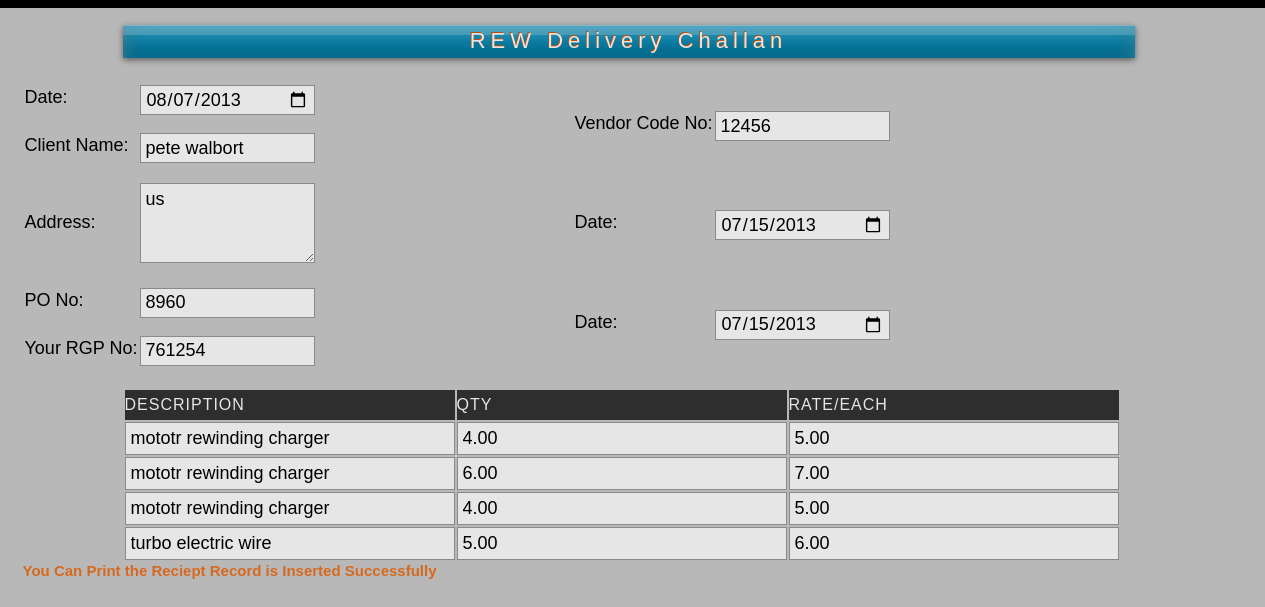
The page /addreciept.php?id=4 on the database its author committed.
### tables this page shows
CREATE TABLE IF NOT EXISTS `invoice` (
  `i_id` int(11) NOT NULL AUTO_INCREMENT,
  `q_date` date NOT NULL,
  `gatepass_no` varchar(20) NOT NULL,
  `c_id` int(11) NOT NULL,
  `c_comp` varchar(50) NOT NULL,
  `q_name` varchar(25) NOT NULL,
  `q_address` varchar(100) NOT NULL,
  `q_mo` bigint(11) NOT NULL,
  `po_no` int(20) NOT NULL,
  `rgp_no` int(20) NOT NULL,
  `dc_no` int(20) NOT NULL,
  `code_no` varchar(20) NOT NULL,
  `tin_no` int(20) NOT NULL,
  `date1` date NOT NULL,
  `date2` date NOT NULL,
  `given` int(2) NOT NULL,
  PRIMARY KEY (`i_id`)
);

CREATE TABLE IF NOT EXISTS `sub_invoice` (
  `s_id` int(11) NOT NULL AUTO_INCREMENT,
  `i_id` int(11) NOT NULL,
  `des` text NOT NULL,
  `quantity` decimal(25,2) NOT NULL,
  `rate` decimal(25,2) NOT NULL,
  `total` double NOT NULL,
  PRIMARY KEY (`s_id`)
);

### addreciept.php (the view, shortened to what this page needs)
<?php
$in=$_REQUEST['id'];
$c_query="select * from invoice where i_id='$in'";
$c_res=mysql_query($c_query);
$c_row=mysql_fetch_array($c_res);
?>
<?php
 $c_query1="select * from sub_invoice where i_id='$in'";
$c_res1=mysql_query($c_query1);
$count=mysql_num_rows($c_res1);
?>
<html>
<head>
<link rel="stylesheet" href="styles2.css" type="text/css" />
<link rel="stylesheet" href="styles.css" type="text/css" />
</head>
<body>
<div id="container">
    <div id="sub-header">
                <div class="quo">
                <form name="form5" action="" method="post" enctype="multipart/form-data">
                <br />
                <div class="quotationI"><center>REW Delivery Challan</center></div>
                <br />
                <table class="q_info3" height="300px">
                <tr><td class="l_form">Date:</td><td><input name="q_date" class="q_in" type="date" value="<?php  echo date("Y-m-d"); ?>"/></td></tr>
                <tr><td class="l_form">Client Name:</td>
                <td>
                <input type="text" class="q_in" name="q_name" value="<?php echo $c_row[5]; ?>">
				</td>
                </tr>
                <tr><td class="l_form">Address:</td><td><textarea class="q_add" name="q_address"><?php echo $c_row[6]; ?></textarea></td></tr>
                <tr><td class="l_form">PO No:</td>
                <td>
                <input type="text" class="q_in" name="po_no" value="<?php echo $c_row[8]; ?>" >
				</td>
                </tr>
                <tr><td class="l_form">Your RGP No:</td>
                <td>
                <input type="text" class="q_in" name="rgp" value="<?php echo $c_row[9]; ?>">
				</td></tr>
                </table>
                <table class="q_info5">
                 <tr><td class="l_form">Vendor Code No:</td>
                <td>
                <input type="text" name="vendr" class="q_in" value="<?php echo $c_row[11]; ?>"/>
				</td></tr>
                 <tr><td class="l_form">Date:</td>
                <td>
                <input type="date" class="q_in" name="date1" value="<?php echo date('Y-m-d', strtotime($c_row[13])); ?>" >
				</td></tr>
                <tr><td class="l_form">Date:</td>
                <td>
                <input type="date" class="q_in" name="date2"value="<?php echo date('Y-m-d', strtotime($c_row[14])); ?>" >
				</td></tr>
                </table>
                <br />
                <table class="des">
                <tr>
                <td class="heading">DESCRIPTION</td>
                <td class="heading" >QTY</td>
                <td class="heading">RATE/EACH</td>
                </tr>
                               <?php
               $count1=1;
				if($count!=NULL)
				{
				while($rows=mysql_fetch_array($c_res1))
				{
					if($count>0)
					{
				?>
                <tr>
                <td>
                 <input class="des_in" type="text" name="d[<?php echo $count1; ?>]" id="0" value="<?php echo $rows[2]?>"><br>
                </td>
                <td>
                 <input class="des_q" type="text" name="q[<?php echo $count1; ?>]" id="0" value="<?php echo $rows[3]?>"><br>
                </td>
                <td>
                 <input class="des_r" type="text" name="r[<?php echo $count1; ?>]" id="0" value="<?php echo $rows[4]?>"><br>
                </td>
                </tr>
                <?php
					$count1=$count1+1;
					}
					$count=$count-1;
					}
                }
				?>
                </table>
                <?php
                $qury="select * from reciept where i_id=$c_row[0]";
				$ans=mysql_query($qury);
				$cnt=mysql_num_rows($ans);
				if($cnt>0)
				{
					echo"<h4> You Can Print the Reciept Record is Inserted Successfully";
                }
				?>
                </form>
  				</div>
                </div>
</div>
</body>
</html>

### styles2.css (style rules this page uses)
body { background:#000; margin:0; padding:0; font-family: Verdana, Geneva, sans-serif; font-size: 13px; color: #000; }
* { margin:0; padding:0; }
form input, form select, form textarea { padding: 5px; color: #333333; border: 1px solid #ddd; border-right:1px solid #ccc; border-bottom:1px solid #ccc; background-color:#fff; font-family: Arial, Helvetica, sans-serif; font-size: 13px; }
h4 { padding-bottom: 10px; font-size: 15px; color: #EE7524; }
#container { width: 960px; margin: 0 auto; padding: 0px; }
div#sub-header { margin-top:8px; margin-bottom:5px; margin-left:-180px; width:1315px; height:1500px; background-color:#CCC; opacity:0.9; }
.quo { margin-left:50px; }
.quotationI { font-size:22px; color:#fff; font-family: Arial, Helvetica, sans-serif; font-weight:500; letter-spacing:5px; background-color:#F87B27; width:80%; height:30px; margin-left:100px; margin-top:2px; text-shadow:-1px -1px #CE5709; background: #F87B27 url('images/frontpage-link.png') repeat-x scroll top left; padding:3px 0px 0px 0px; background:#09C; box-shadow: 0 2px 6px rgba(0,0,0,0.5), inset 0 1px rgba(255,255,255,0.3), inset 0 10px rgba(255,255,255,0.2), inset 0 10px 20px rgba(255,255,255,0.25), inset 0 -15px 30px rgba(0,0,0,0.3); -o-box-shadow: 0 2px 6px rgba(0,0,0,0.5), inset 0 1px rgba(255,255,255,0.3), inset 0 10px rgba(255,255,255,0.2), inset 0 10px 20px rgba(255,255,255,0.25), inset 0 -15px 30px rgba(0,0,0,0.3); -webkit-box-shadow: 0 2px 6px rgba(0,0,0,0.5), inset 0 1px rgba(255,255,255,0.3), inset 0 10px rgba(255,255,255,0.2), inset 0 10px 20px rgba(255,255,255,0.25), inset 0 -15px 30px rgba(0,0,0,0.3); -moz-box-shadow: 0 2px 6px rgba(0,0,0,0.5), inset 0 1px rgba(255,255,255,0.3), inset 0 10px rgba(255,255,255,0.2), inset 0 10px 20px rgba(255,255,255,0.25), inset 0 -15px 30px rgba(0,0,0,0.3); }
.l_form { font-size:18px; color:#000; border:none; margin-left:125px; margin-top:5px; }
.q_in { width:175px; height:30px; border:1px solid #999; background-color:#FFF; font-size:18px; color:#000; margin-top: 5px; }
.q_info5 { margin-left:550px; margin-top:-300px; height:300px; }
.heading { background-color:#333; color:#FFF; height:30px; letter-spacing:1px; }
.des { width:1000px; margin-left:100px; }
.q_add { width:175px; height:80px; background-color:#FFF; font-size:18px; border:1px solid #999; color:#000; }
.des_in { width:100%; background-color:#FFF; font-size:18px; color:#000; border:1px solid #999; }
.des_r { width:100%; height:138%; background-color:#FFF; font-size:18px; color:#000; border:1px solid #999; }
.des_q { width:100%; background-color:#FFF; font-size:18px; color:#000; border:1px solid #999; }

### rows shown on the page
invoice: q_name "pete walbort", q_address "us", po_no "8960", rgp "761254", vendr "12456", date1 "07/15/2013"
sub_invoice: des "mototr rewinding charger", quantity "4.00", rate "5.00"
sub_invoice: des "mototr rewinding charger", quantity "6.00", rate "7.00"
sub_invoice: des "mototr rewinding charger", quantity "4.00", rate "5.00"
sub_invoice: des "turbo electric wire", quantity "5.00", rate "6.00"
